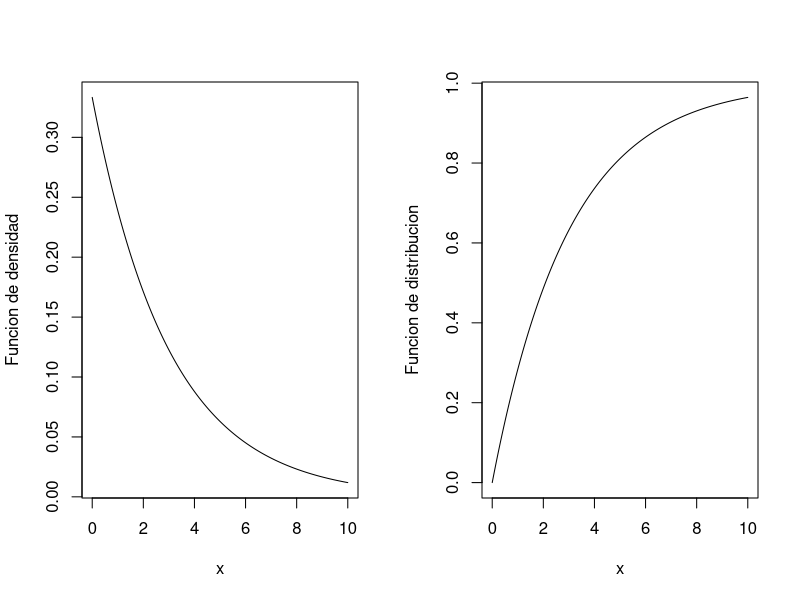
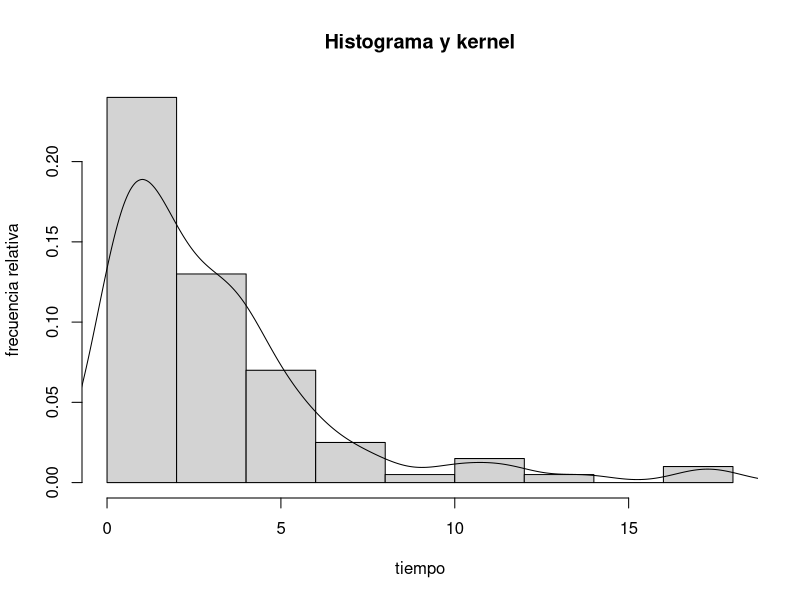
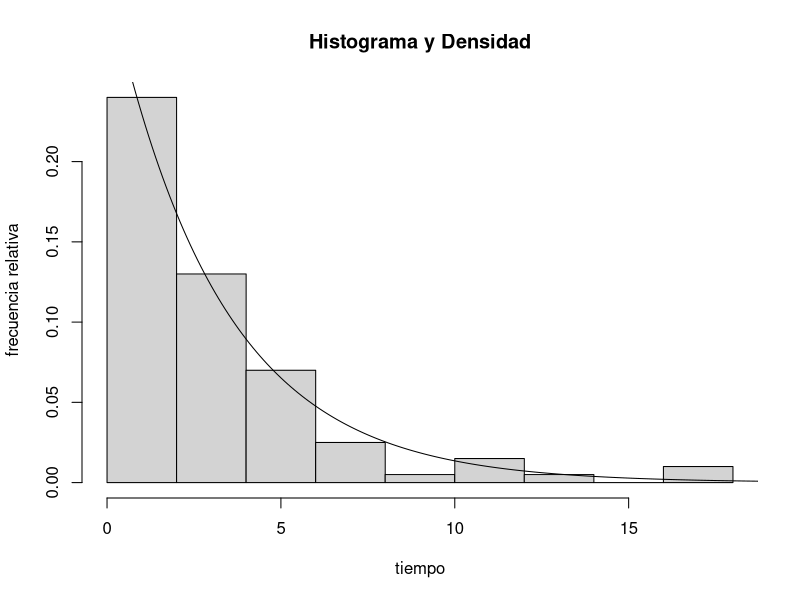

Source code (R) for these figures, in order:
#-----------------------------------------------------
# MDS - Fundamentos de probabilidad
# Distribucion exponencial
# Practica 11
#----------------------------------------------------------------------

#----------------------------------------------------------------------
# Distribucion exponencial
# La funcion de densidad es f(x)=(1/m)exp(-x/m)
# donde m es la media
# rate = 1/m
#----------------------------------------------------------------------


#----------------------------------------------------------------------
# Graficos de la funcion de densidad y de distrbucion
# Instruccion para 2X1 graficos conjuntos
#----------------------------------------------------------------------
par(mfrow=c(1,2))
x<-seq(0,10,0.01)
plot(x,dexp(x,rate=1/3),type="l",xlab="x", ylab="Funcion de densidad")   #lo definimos en terminos de X - la inversa de la media. La funcion es siempre decreciente
plot(x,pexp(x,rate=1/3),type="l",xlab="x", ylab="Funcion de distribucion")
par(mfrow=c(1,1))

#----------------------------------------------------------------------
# Probabilidad que el tiempo de servicio sea inferior
# a 2 minutos Pr(X<2)
# Aqui m=3
#----------------------------------------------------------------------
pexp(2, rate=1/3) #es una prob simulada entonces se usa la probabilidad p exp


#----------------------------------------------------------------------
# Muestra aleatoria de n=100
#----------------------------------------------------------------------
set.seed(2020)  #esto permite reproducir los resultados
nsample<-100
muestra<-rexp(100, rate=1/3) 
mean(muestra)   #siempre que aumentemeos el tamano muestra la media sera mas precisa
sd(muestra)   #aqui coinciden

var(muestra)
min(muestra)
max(muestra)
summary(muestra)

hist(muestra,xlab="tiempo",ylab="frecuencia relativa",main="Histograma y kernel",prob=T)   #ponemos prob igual a true xq despues quiero agregar el kernel
lines(density(muestra))   #vemos una estimacion de la densidad pero de manera continua (definida para cualquier valor) dependiente del ancho de banda

#----------------------------------------------------------------------
# Histograma de la muestra y funcion de densidad teorica
#----------------------------------------------------------------------
hist(muestra,xlab="tiempo",ylab="frecuencia relativa",main="Histograma y Densidad",prob=T)
x<-seq(0,20,0.1)
# Estimamos m con la media de la muestra, ya que E(X)=m
lines(x,dexp(x,1/mean(muestra)))
